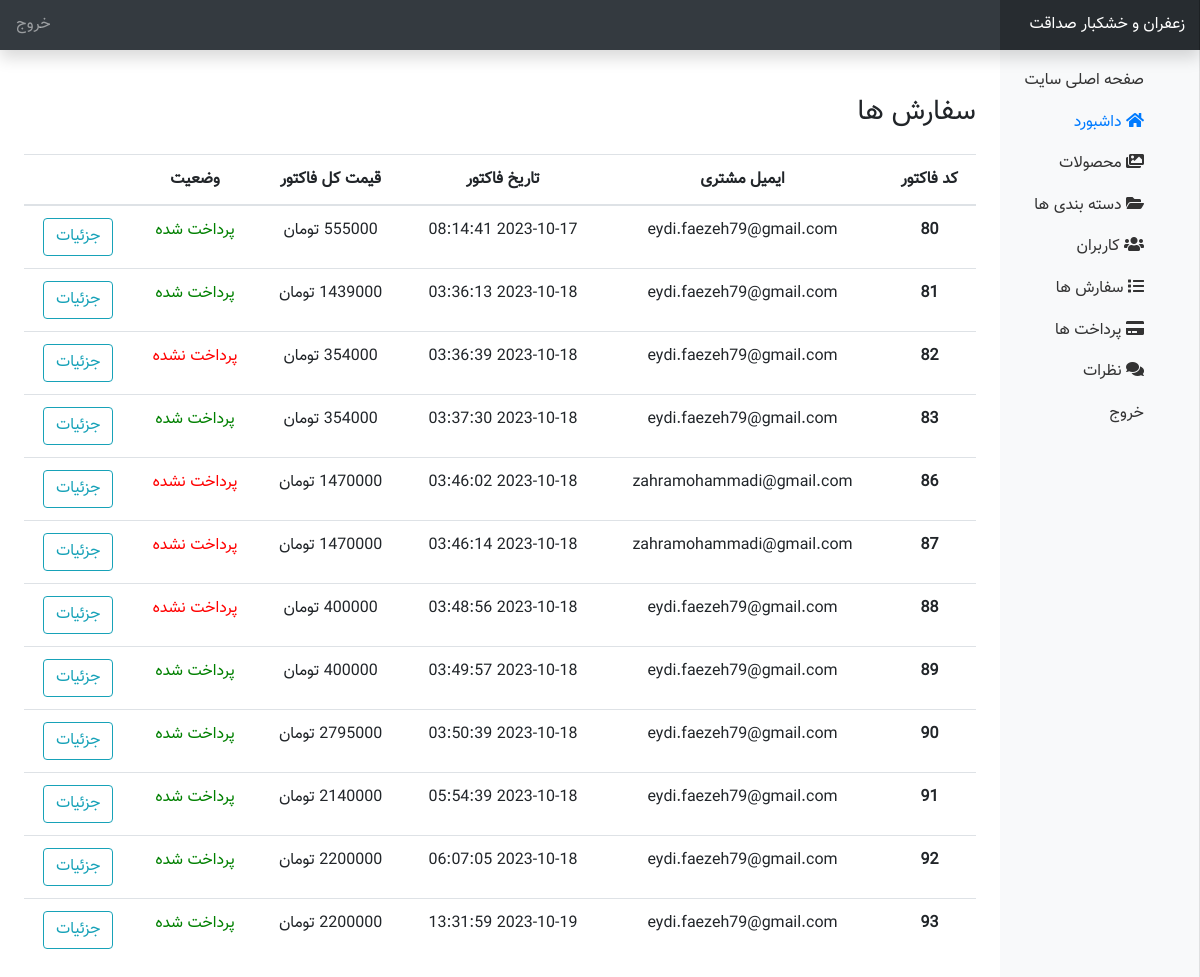
Page /onlineshop/admin/order.php on the committed database.
### tables this page shows
CREATE TABLE `u_order` (
  `order_id` int(11) NOT NULL,
  `order_time` timestamp NOT NULL DEFAULT current_timestamp(),
  `total_price` decimal(20,0) NOT NULL,
  `order_status` text NOT NULL,
  `u_email` varchar(100) NOT NULL,
  `authority` varchar(100) NOT NULL,
  `refid` varchar(20) NOT NULL
);

CREATE TABLE `pay_cart` (
  `pay_id` int(11) NOT NULL,
  `p_id` int(11) NOT NULL,
  `u_ip` varchar(255) NOT NULL,
  `qty` int(11) NOT NULL,
  `order_time` timestamp NOT NULL DEFAULT current_timestamp(),
  `order_id` int(11) NOT NULL
);

### onlineshop/admin/order.php (the view)
<?php
include("./include/header.php");
?>
<div class="container-fluid">
    <div class="row">
        <?php include('./include/sidebar.php') ?>
        <main role="main" class="col-md-9 ml-sm-auto col-lg-10 px-4">
            <div class="d-flex justify-content-between mt-5">
                <h3>سفارش ها</h3>
            </div>
            <table class="table text-center mt-3">
  <thead>
  <tr>
      <th scope="col">کد فاکتور</th>
      <th scope="col">ایمیل مشتری</th>
      <th scope="col">تاریخ فاکتور</th>
      <th scope="col">قیمت کل فاکتور</th>
      <th scope="col">وضعیت</th>
      <th scope="col"></th>
    </tr>
  </thead>
  <tbody class="table-group-divider">
<?php
include("./include/db.php");
$orders=mysqli_query($con,"call orders()");
foreach ($orders as $ord){
  $id=$ord['order_id'];
  $email=$ord['u_email'];
  $total_price=$ord['total_price'];
  $order_status=$ord['order_status'];
  $time_pay="";
				if($order_status=="true"){
          include("./include/db.php");
          $time_pay_order=mysqli_query($con,"call time_pay_order('$id')");
					foreach($time_pay_order	as $time)
						{
						 $time_pay=$time['order_time'];
             $status="پرداخت شده";
						}
					}else{
					$order_time=$ord['order_time'];
          $status="پرداخت نشده";
				}
?>
    <tr>
      <th scope="row"><?php echo $id ; ?></th>
      <td><?php echo $email; ?></td>
      <td><?php if($order_status=="true"){echo $time_pay;}else{echo $order_time;} ?></td>
      <td><?php echo $total_price; ?> تومان</td>
      <td style="color:<?php if($order_status=="true"){echo"green";}else{echo"red";}?>"><?php echo $status; ?></td>
      <td>
      <a href="order_customer.php?pay=<?php if($order_status=="true"){echo"yes";}else{echo"no";}?>&order_customer=<?php echo $email; ?>&Total_Amount=<?php echo $total_price ?>&order_id=<?php echo $id; ?>" class="btn btn-outline-info">جزئیات</a>
      </td>
    </tr>
<?php
}
?>
  </tbody>
</table>
        </main>
    </div>
</div>

### onlineshop/admin/css/style.css (style rules this page uses)
body { direction: rtl; text-align: right !important; font-family: "Vazir" !important; line-height: 1.6; }
[role="main"] { padding-top: 110px; }
@media (min-width: 768px) { [role="main"] { padding-top: 48px; } }

### rows in the picture
u_order: order_id "80", u_email "eydi.faezeh79@gmail.com", pay_cart.order_time "2023-10-17 08:14:41", status "پرداخت شده"
u_order: order_id "81", u_email "eydi.faezeh79@gmail.com", pay_cart.order_time "2023-10-18 03:36:13", status "پرداخت شده"
u_order: order_id "82", u_email "eydi.faezeh79@gmail.com", order_time "2023-10-18 03:36:39", order_status "پرداخت نشده"
u_order: order_id "83", u_email "eydi.faezeh79@gmail.com", pay_cart.order_time "2023-10-18 03:37:30", status "پرداخت شده"
u_order: order_id "86", u_email "zahramohammadi@gmail.com", order_time "2023-10-18 03:46:02", order_status "پرداخت نشده"
u_order: order_id "87", u_email "zahramohammadi@gmail.com", order_time "2023-10-18 03:46:14", order_status "پرداخت نشده"
u_order: order_id "88", u_email "eydi.faezeh79@gmail.com", order_time "2023-10-18 03:48:56", order_status "پرداخت نشده"
u_order: order_id "89", u_email "eydi.faezeh79@gmail.com", pay_cart.order_time "2023-10-18 03:49:57", status "پرداخت شده"
u_order: order_id "90", u_email "eydi.faezeh79@gmail.com", pay_cart.order_time "2023-10-18 03:50:39", status "پرداخت شده"
u_order: order_id "91", u_email "eydi.faezeh79@gmail.com", pay_cart.order_time "2023-10-18 05:54:39", status "پرداخت شده"
u_order: order_id "92", u_email "eydi.faezeh79@gmail.com", pay_cart.order_time "2023-10-18 06:07:05", status "پرداخت شده"
u_order: order_id "93", u_email "eydi.faezeh79@gmail.com", pay_cart.order_time "2023-10-19 13:31:59", status "پرداخت شده"
